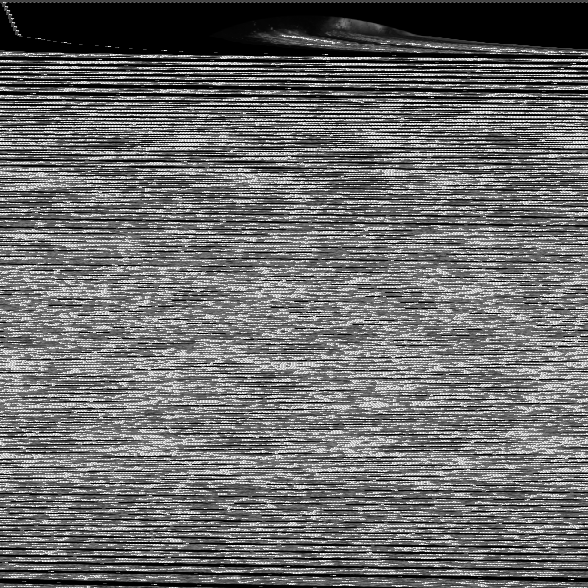
#> input picture coraltest.pgm, 588 x 588 px, found by its file name
$ python hough.py
#> lines starting #> are read from the running program, lines starting #| are printed output that depends on the picture; after the words box and inside, x2 and y2 are one past the last pixel; in counts of white or black regions, pixels touching at a corner belong together
#> further down, image is the input picture: shape (588, 588); min 0, max 239, mean 105.7


import numpy as np
import cv2

def hough_transform(image, min_radius, max_radius):
#> called with min_radius = 10, max_radius = 25
    if image is None:
        raise ValueError("Could not load image")

    gray = image


    _, binary = cv2.threshold(gray, 70, 255, cv2.THRESH_BINARY_INV)
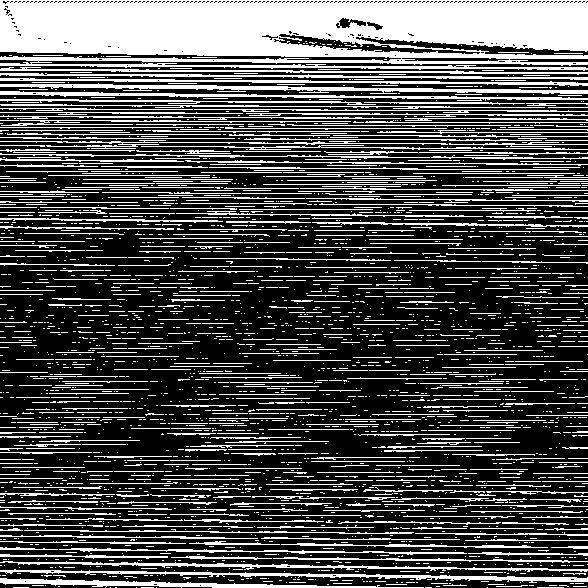
#> binary: shape (588, 588); 30.6% white; 2939 white regions (2338 under 20 px), largest, box (x1, y1, x2, y2) and area: (0, 0, 588, 71) 33727, (0, 83, 588, 94) 2291, (0, 569, 588, 583) 1892


    blurred = cv2.GaussianBlur(binary, (9, 9), 6)
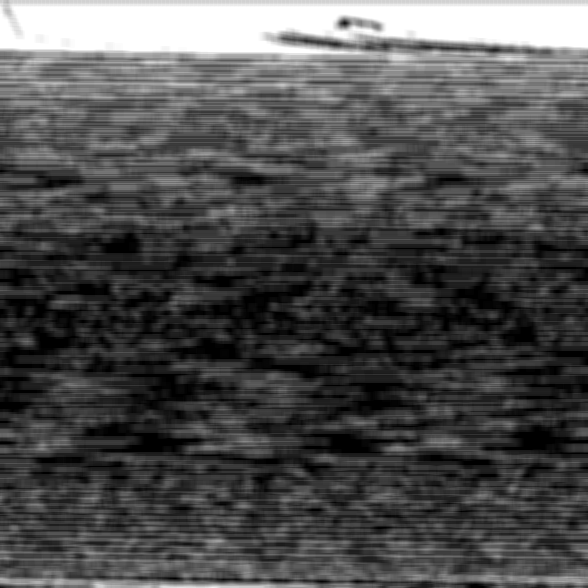
#> blurred: shape (588, 588); min 0, max 255, mean 78.1


    cv2.imshow("Original Image", gray)
    cv2.waitKey(0)


    cv2.imshow("Binary and Gaussian Blurred", blurred)
    cv2.waitKey(0)


    circles = cv2.HoughCircles(
        blurred,
        cv2.HOUGH_GRADIENT,
        dp=1,
        minDist=30,
        param1=40,   #higher val detects stronger circles, lower val detects weaker circles
        param2=20,   #same as above
        minRadius=min_radius,
        maxRadius=max_radius
    )
#> circles = 157 rows, first 8: [59.5, 121.5, 24.4], [293.5, 201.5, 24.4], [296.5, 156.5, 24.4], [492.5, 159.5, 24.4], [244.5, 147.5, 24.4], [290.5, 117.5, 24.4], [500.5, 227.5, 24.4], [544.5, 300.5, 24.4]

    output = image.copy()

    if circles is not None:
        circles = np.uint16(np.around(circles))
#> circles = 157 rows, first 8: [60, 122, 24], [294, 202, 24], [296, 156, 24], [492, 160, 24], [244, 148, 24], [290, 118, 24], [500, 228, 24], [544, 300, 24]
        for i in circles[0, :]:

            cv2.circle(output, (i[0], i[1]), i[2], (255, 255, 255), 3)
            cv2.circle(output, (i[0], i[1]), 2, (128, 128, 128), 4)
#> this loop made 157 passes
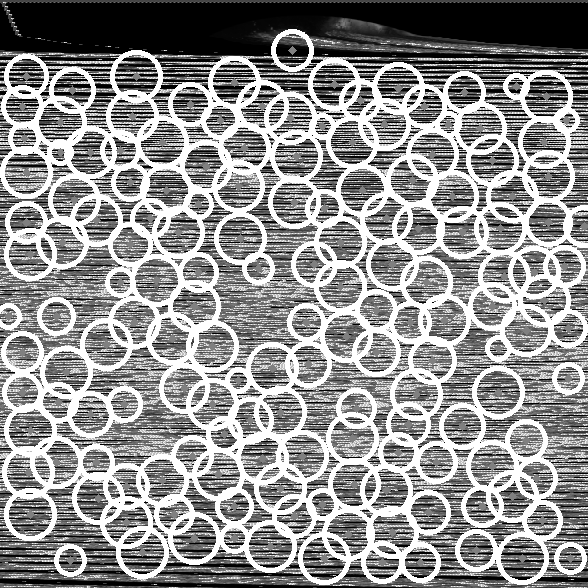
#> output: shape (588, 588); min 0, max 255, mean 142.7
        print(f"Found {len(circles[0])} circles")
#| Found 157 circles
    else:
        print("No circles detected")

    return output

if __name__ == "__main__":
    image = cv2.imread("coraltest.pgm", cv2.IMREAD_UNCHANGED)

    if image is None:
        print("Error: Could not load image.pgm")
        exit(1)

    min_radius = 10
    max_radius = 25

    try:
        result = hough_transform(image, min_radius, max_radius)


        cv2.imshow("Detected Circles", result)
        cv2.waitKey(0)
        cv2.destroyAllWindows()

    except Exception as e:
        print(f"Error processing image: {str(e)}")

$ run again, with image.pgm copied over coraltest.pgm
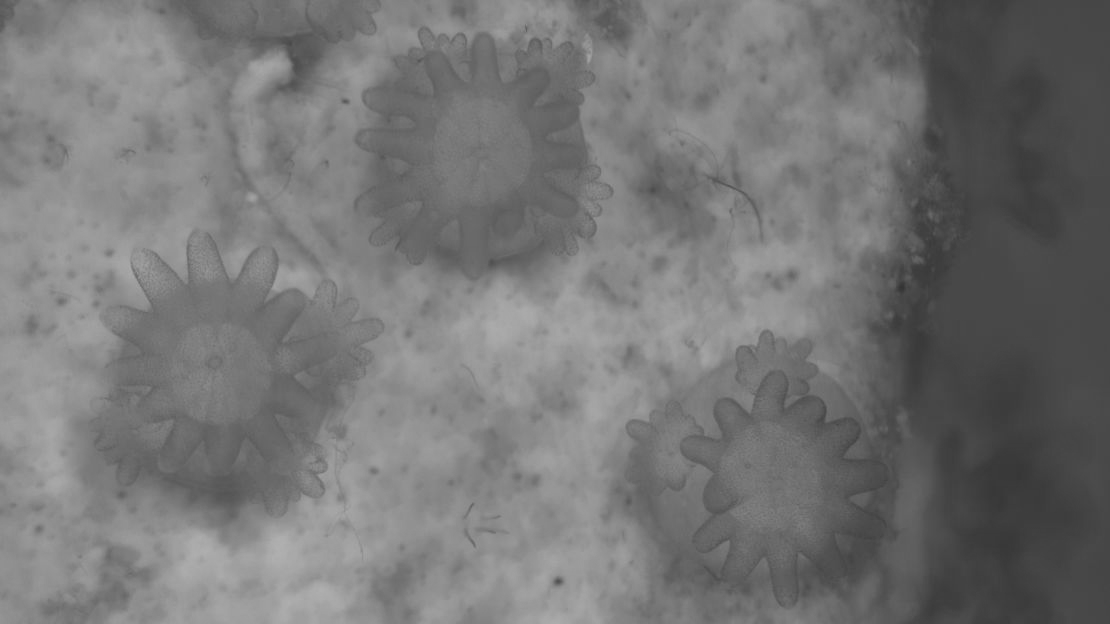
#> input picture image.pgm, 1110 x 624 px, found by its file name
#> image is the input picture: shape (624, 1110); min 51, max 176, mean 117.4
#> in hough_transform, `_, binary = cv2.threshold(gray, 70, 255, cv2.THRESH_BINARY_INV)`:
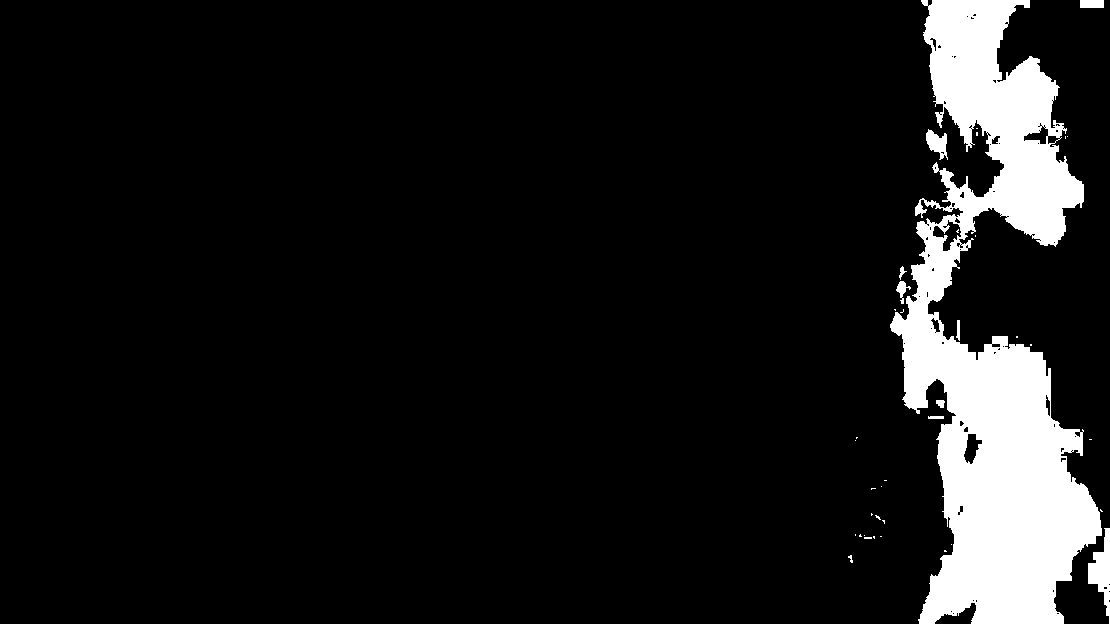
#> binary: shape (624, 1110); 9.4% white; 38 white regions (28 under 20 px), largest, box (x1, y1, x2, y2) and area: (890, 0, 1102, 624) 62935, (1088, 528, 1110, 624) 990, (926, 129, 948, 160) 383
#> in hough_transform, `circles = cv2.HoughCircles( blurred, cv2.HOUGH_GRADIENT, dp=1, minDist..`: circles = [[915.5, 395.5, 12.7]]
#> in hough_transform, `circles = np.uint16(np.around(circles))`: circles = [[916, 396, 13]]
#> the loop in hough_transform, `for i in circles[0, :]: ` made 1 pass
#> after the loop in hough_transform, `for i in circles[0, :]:`:
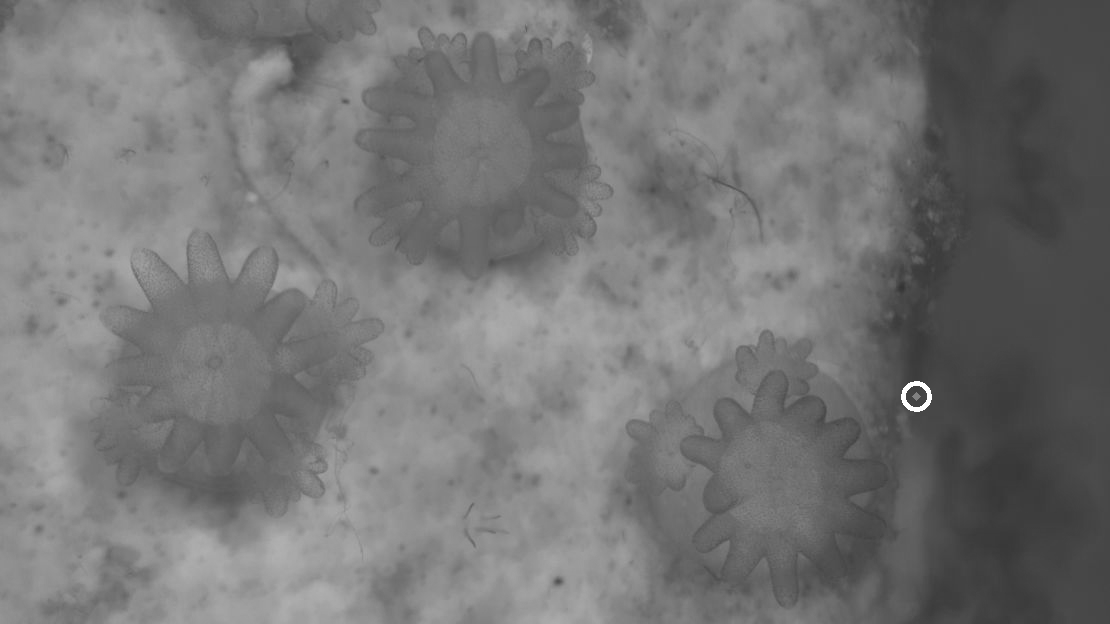
#> output: shape (624, 1110); 0.06% of pixels changed, all inside (x1, y1, x2, y2) = (901, 381, 932, 412)
#| Found 1 circles
